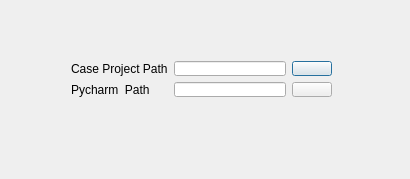
<?xml version="1.0" encoding="UTF-8"?>
<ui version="4.0">
 <class>CaseandEditorhome</class>
 <widget class="QDialog" name="CaseandEditorhome">
  <property name="geometry">
   <rect>
    <x>0</x>
    <y>0</y>
    <width>410</width>
    <height>179</height>
   </rect>
  </property>
  <property name="windowTitle">
   <string>CaseandEditorhome</string>
  </property>
  <widget class="QWidget" name="">
   <property name="geometry">
    <rect>
     <x>60</x>
     <y>50</y>
     <width>283</width>
     <height>58</height>
    </rect>
   </property>
   <layout class="QHBoxLayout" name="horizontalLayout">
    <item>
     <layout class="QVBoxLayout" name="verticalLayout">
      <item>
       <widget class="QLabel" name="label">
        <property name="text">
         <string>Case Project Path</string>
        </property>
       </widget>
      </item>
      <item>
       <widget class="QLabel" name="label_2">
        <property name="text">
         <string>Pycharm  Path</string>
        </property>
       </widget>
      </item>
     </layout>
    </item>
    <item>
     <layout class="QVBoxLayout" name="verticalLayout_2">
      <item>
       <widget class="QLineEdit" name="lineEdit"/>
      </item>
      <item>
       <widget class="QLineEdit" name="lineEdit_2"/>
      </item>
     </layout>
    </item>
    <item>
     <layout class="QVBoxLayout" name="verticalLayout_3">
      <item>
       <widget class="QPushButton" name="pushButton">
        <property name="styleSheet">
         <string notr="true"/>
        </property>
        <property name="text">
         <string/>
        </property>
        <property name="icon">
         <iconset resource="HomePage.qrc">
          <normaloff>:/StartForm/Resources/opendir.png</normaloff>:/StartForm/Resources/opendir.png</iconset>
        </property>
       </widget>
      </item>
      <item>
       <widget class="QPushButton" name="pushButton_2">
        <property name="styleSheet">
         <string notr="true"/>
        </property>
        <property name="text">
         <string/>
        </property>
        <property name="icon">
         <iconset resource="HomePage.qrc">
          <normaloff>:/StartForm/Resources/opendir.png</normaloff>:/StartForm/Resources/opendir.png</iconset>
        </property>
       </widget>
      </item>
     </layout>
    </item>
   </layout>
  </widget>
 </widget>
 <layoutdefault spacing="6" margin="11"/>
 <resources>
  <include location="HomePage.qrc"/>
 </resources>
 <connections/>
</ui>
